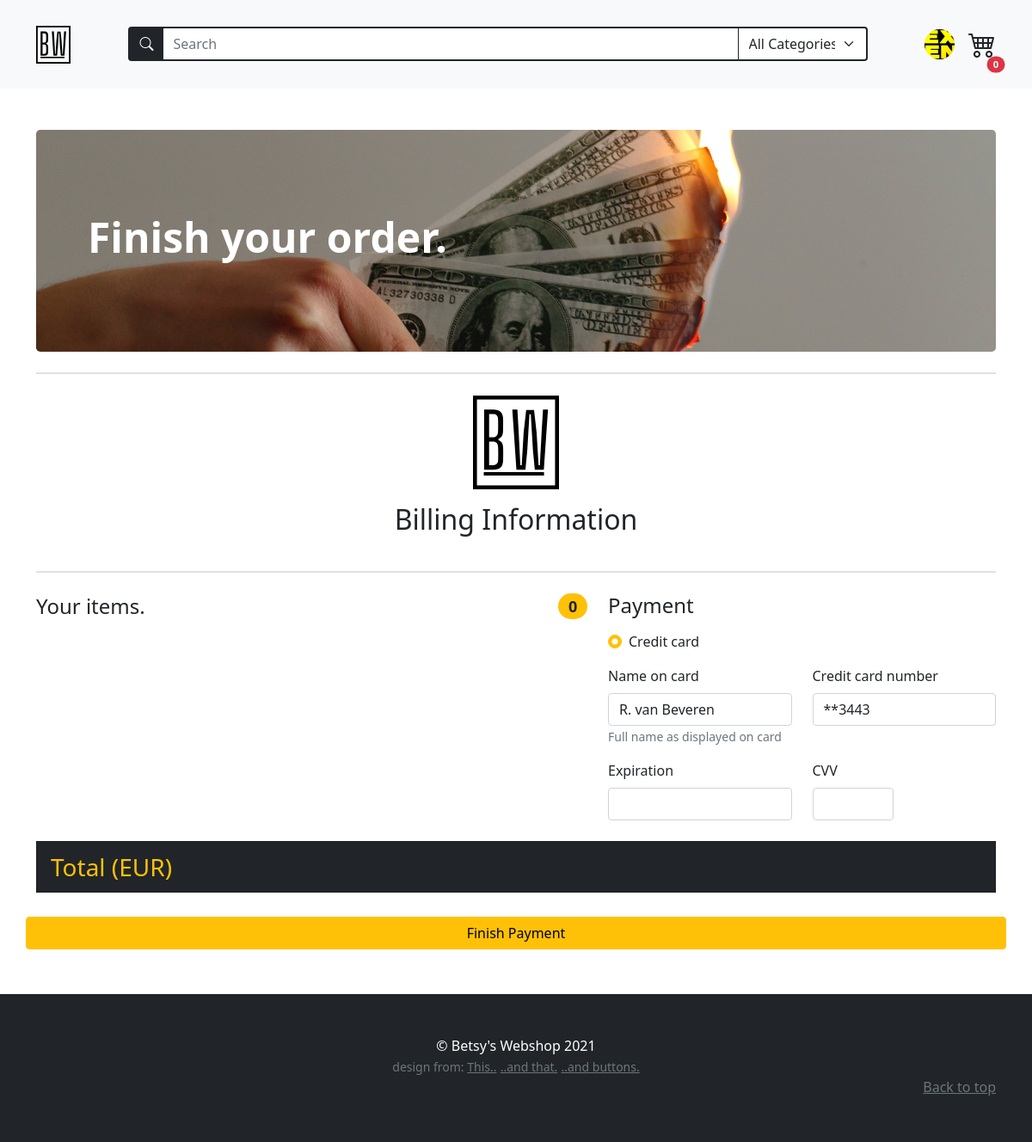
The app's page /checkout (signed in), older data.
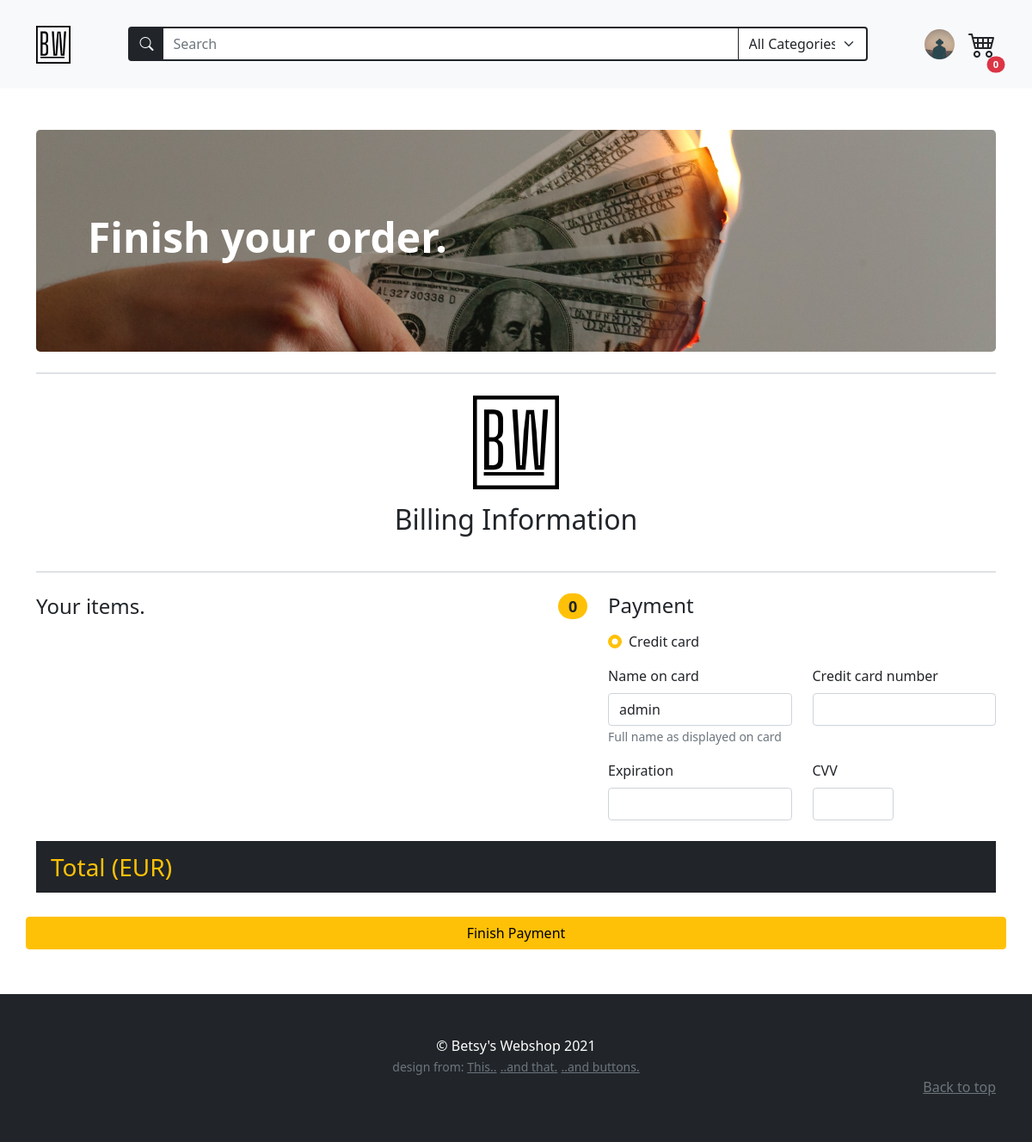
The same page, newer data.
### models.py (models this page shows, shortened)
class BaseModel(db_wrapper.Model):
    class Meta:
        database = db

class User(BaseModel, UserMixin):
    first_name = CharField(index=True, max_length=30, null=True, default="user")
    last_name = CharField(max_length=120, null=True, default="lastname")
    address = CharField(max_length=200, null=True, default="street123")
    city = CharField(max_length=50, null=True, default="city")
    country = CharField(max_length=50, null=True)
    cc_number = IntegerField(null=True, default=12345)
    username = CharField(index=True, max_length=30, unique=True)
    email = CharField(index=True, max_length=50, unique=True)
    password = CharField(max_length=255)
    profile_pic = CharField(null=True, default="default_user.jpg")

### routes.py (the view)
@app.route("/checkout")
@login_required
def checkout_page():
    create_dynamic_formselect(session, ProductAmountForm, SelectField)
    login_form = LoginForm(prefix="login_form")
    register_form = RegistrationForm(prefix="register_form")
    search_form = SearchForm(prefix="search_form")
    search_form.search_tag.choices = get_alpha_tag_names()
    update_account_form = UpdateAccountForm(
        prefix="update_account", country=current_user.country
    )
    add_product_form = AddProductForm(prefix="add-product")
    return render_template(
        "checkout.html",
        title="Checkout",
        login_form=login_form,
        register_form=register_form,
        search_form=search_form,
        update_account_form=update_account_form,
        add_product_form=add_product_form,
        all_products=Product.select(),
        get_name_on_cc=get_name_on_cc,
        create_hidden_cc=create_hidden_cc,
        product_amount_form=ProductAmountForm(prefix="product_amount"),
    )

### forms.py (shortened to what this page needs)
class LoginForm(FlaskForm):
    email = StringField(
        "Email", validators=[InputRequired(), Length(min=2, max=50), Email()]
    )
    password = PasswordField("Your Password", validators=[InputRequired()])
    login = SubmitField("Login!")

class RegistrationForm(FlaskForm):
    username = StringField(
        "Username",
        validators=[InputRequired(), Length(min=2, max=30)],
    )
    email = StringField(
        "Email", validators=[InputRequired(), Length(min=5, max=50), Email()]
    )
    password = PasswordField(
        "Set Password",
        validators=[
            InputRequired(),
            EqualTo(
                "password_confirm", message="Password must be identical in both inputs"
            ),
            Length(min=5, max=20),
        ],
    )
    password_confirm = PasswordField("Confirm Password", validators=[InputRequired()])
    auto_login = BooleanField("Log me in if this works!!!")
    submit = SubmitField("Sign Up")

### main.py (called while the page is built)
def get_alpha_tag_names() -> tuple[Tag]:
    tags = Tag.select().order_by(Tag.name)
    tag_list = [(tag.name, tag.name) for tag in tags]
    tag_list.insert(0, ("All", "All Categories"))
    return tag_list

### templates/checkout.html (shortened to what this page needs)
{% extends "base.html" %}
 {% block content %}
<div class="container py-5">
  <div class="p-5 mb-4 bg-dark rounded-3 checkout-banner banner">
    <div class="container-fluid py-5">
      <h1 class="display-5 fw-bold text-white">Finish your order.</h1>
    </div>
  </div>
  <div class="py-4 text-center border-bottom border-top border-2 mb-4">
    <img
      src="{{url_for('static', filename='assets/brand.svg')}}"
      alt=""
      width="100"
      class="d-inline-block align-text-top"
    />
    <h2 class="my-3">Billing Information</h2>
  </div>
  <form
    action="{{url_for('checkout_payment')}}"
    method="POST"
    class="row d-flex justify-content-between"
  >
    <div class="col-xl-7 order-1">
      <h4 class="d-flex justify-content-between align-items-center mb-3">
        <span>Your items.</span>
        <span class="badge bg-warning text-dark rounded-pill"
          >{{session['cart']| length}}</span
        >
      </h4>
      {% set prefix = 'product_id-' %}
    </div>
    <ul class="order-3 my-4">
      <li
        class="
          list-group-item
          d-flex
          justify-content-between
          bg-dark
          text-warning
        "
      >
        <span class="fs-3">Total (EUR)</span>
      </li>
    </ul>
    <div class="col-xl-5 order-2">
      <h4 class="mb-3">Payment</h4>
      <div class="my-3">
        <div class="form-check">
          <input
            id="credit"
            name="paymentMethod"
            type="radio"
            class="form-check-input"
            checked
          />
          <label class="form-check-label" for="credit">Credit card</label>
        </div>
      </div>
      <div class="row gy-3">
        <div class="col-lg-6">
          <label for="cc-name" class="form-label">Name on card</label>
          {% if current_user.first_name %}
          <input
            type="text"
            class="form-control"
            id="cc-name"
            value="{{  get_name_on_cc(current_user.id)  }}"
          />
          {% else %}
          <input
            type="text"
            class="form-control"
            id="cc-name"
            value="{{(  current_user.username  )}}"
          />
          {% endif %}
          <small class="text-muted">Full name as displayed on card</small>
        </div>
        <div class="col-lg-6">
          <label for="cc-number" class="form-label">Credit card number</label>
          {% if current_user.cc_number %}
          <input
            type="text"
            class="form-control"
            id="cc-number"
            required
            value="{{create_hidden_cc(current_user.cc_number)}}"
          />
          {% else %}
          <input
            type="text"
            class="form-control"
            id="cc-number"
            required
            value=""
          />
          {% endif %}
        </div>
        <div class="col-sm-5 col-md-6">
          <label for="cc-expiration" class="form-label">Expiration</label>
          <input type="text" class="form-control" id="cc-expiration" />
        </div>
        <div class="col-md-4 col-lg-3">
          <label for="cc-cvv" class="form-label">CVV</label>
          <input type="text" class="form-control" id="cc-cvv" />
        </div>
      </div>
    </div>
    {{product_amount_form.submit(class="btn btn-warning order-last my-1")}}
  </form>
</div>
{% endblock content %}

### templates/navbar.html (shortened to what this page needs)
<nav
  class="navbar navbar-expand-md navbar-light bg-light sticky-top"
>
  <div class="container py-3">
    <a class="navbar-brand" href="{{url_for('home') }}"
      ><img
        src="{{url_for('static', filename='assets/brand.svg')}}"
        alt=""
        width="40"
        class="d-inline-block align-text-top"
    /></a>
    {% include "searchbar.html" %}
        <ul class="nav">
        {% if current_user.is_authenticated %}
        <li class="nav-item dropdown position-relative d-flex align-items-center">
          <div class="profile-icon-container" id="navbarDropdown" data-bs-toggle="dropdown" aria-expanded="false" >
            <img
            style="width: 35px; height: 35px; object-fit: cover"
            class="rounded-circle mx-3 profile-icon d-block align-bottom "
            src="{{(url_for('static', filename='profile_pics/' + current_user.profile_pic ))  }}"
            alt="user thumbnail"
          />
          </div>
        </li>
        <li class="d-flex cart-icon position-relative" type="button" data-bs-toggle="offcanvas" data-bs-target="#offcanvasCart" aria-controls="offcanvasCart" >
          <i class="bi bi-cart4" style="font-size: 2rem;"></i>
          <span class="position-absolute top-100 start-100 translate-middle badge rounded-pill bg-danger" style="font-size: .7rem;">{{session['cart'] | length}}</span>
        </li>
        {% endif %}
      </ul>
    </div>
</nav>

Row changes from the older to the newer data that the page shows:
changed User: profile_pic: picture removed, a placeholder shows; username (not shown) → "admin"; first_name+last_name "R. van Beveren" → (not shown); cc_number "**3443" → (not shown)
